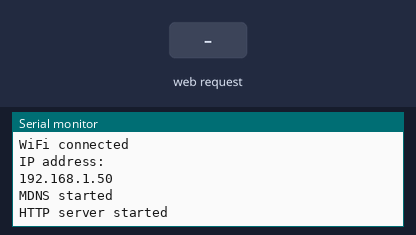
Simulated run of this sketch. Board: ESP8266 (NodeMCU). On the bench: the last lines printed to the serial monitor. Inputs (shaded band) come from the test bench. WiFi joins after 1.5 s; servers stay silent unless stated; EEPROM starts erased.

Above: at 2.7 s.
2.8 s: HTTP request GET /ON received
At 4.0 s:
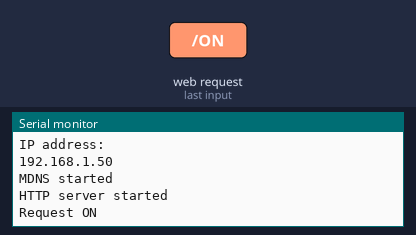
4.3 s: HTTP request GET /OFF received
At 5.4 s:
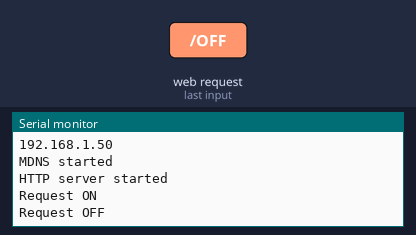

Measured:
- after the input at 2.8 s, the serial monitor: prints a new line at once (image 1)
- after the input at 4.3 s, the serial monitor: prints a new line at once (image 2)

The sketch:

termostat.ino
```cpp
#include <ESP8266WiFi.h>
#include <ESP8266WebServer.h>
#include <ESP8266mDNS.h>
#include <WiFiManager.h>
#include <DNSServer.h>
#include <OneWire.h>
#include <DallasTemperature.h>
#include <EEPROM.h>
#include <ArduinoOTA.h>

ESP8266WebServer server(80);
String temperatureGet;

#define ONEWIREBUS 0 // GPIO where the DS18B20 is connected to


// Setup a oneWire instance to communicate with any OneWire devices
OneWire oneWire(ONEWIREBUS);

// Pass our oneWire reference to Dallas Temperature sensor
DallasTemperature sensors(&oneWire);

byte temperature = 0;

//Handles http request
void handleRoot() {
  server.send(200, "text/html", "<!DOCTYPE html><html><head><style>form input {appearance: button;padding: 10px;height: 100px;width: 100px;text-decoration: none;color: initial;}</style></head><body><h2>Esp8266 Relay Control</h2><form action='/ON'><input type='submit' value='AC' /></form><form action='/OFF'><input type='submit' value='KAPAT' /></form></body></html>");
}


void initWFM(){
  WiFiManager wifiManager;
  wifiManager.autoConnect("termostat");
  Serial.println("connected... Network");
  }

void handleON() {

     server.send(200, "text/plain", "OK");
     Serial.println("Request ON");
}

void handleOFF(){

     server.send(200, "text/plain", "OK");
     Serial.println("Request OFF");
}

void handleTemp(){
  sensors.requestTemperatures();
  float temperatureC = sensors.getTempCByIndex(0);
  int tempCa = (int) temperatureC;
  server.send(200, "text/plain" , String(tempCa) );
  }

void handleTempSet(){

}

void setup() {
  initWFM();
  sensors.begin();
  Serial.begin(115200);
  EEPROM.begin(1);

  delay(10);

  Serial.println();

  while (WiFi.status() != WL_CONNECTED) {
    delay(500);
    Serial.print(".");
  }

  Serial.println("");
  Serial.println("WiFi connected");
  Serial.println("IP address: ");
  Serial.println(WiFi.localIP());   //You can get IP address assigned to ESP

  if (WiFi.status() == WL_CONNECTED) //If WiFi connected to hot spot then start mDNS
  {
    if (MDNS.begin("termostat")) {  //Start mDNS with name termostat
      Serial.println("MDNS started");
    }
  }

  ArduinoOTA.onStart([]() {
    String type;
    if (ArduinoOTA.getCommand() == U_FLASH) {
      type = "sketch";
    } else { // U_FS
      type = "filesystem";
    }

    // NOTE: if updating FS this would be the place to unmount FS using FS.end()
    Serial.println("Start updating " + type);
  });
  ArduinoOTA.onEnd([]() {
    Serial.println("\nEnd");
  });
  ArduinoOTA.onProgress([](unsigned int progress, unsigned int total) {
    Serial.printf("Progress: %u%%\r", (progress / (total / 100)));
  });
  ArduinoOTA.onError([](ota_error_t error) {
    Serial.printf("Error[%u]: ", error);
    if (error == OTA_AUTH_ERROR) {
      Serial.println("Auth Failed");
    } else if (error == OTA_BEGIN_ERROR) {
      Serial.println("Begin Failed");
    } else if (error == OTA_CONNECT_ERROR) {
      Serial.println("Connect Failed");
    } else if (error == OTA_RECEIVE_ERROR) {
      Serial.println("Receive Failed");
    } else if (error == OTA_END_ERROR) {
      Serial.println("End Failed");
    }
  });
  ArduinoOTA.begin();

  server.on("/", HTTP_GET, handleRoot);  //Associate handler function to path
  server.on("/ON", HTTP_GET, handleON);
  server.on("/OFF",HTTP_GET,handleOFF);
  server.on("/TEMP",HTTP_GET,handleTemp);
  server.on("/TEMPSET",handleTempSet);
  server.begin();                           //Start server
  Serial.println("HTTP server started");
  MDNS.addService("http", "tcp", 80);
}

// the loop function runs over and over again forever
void loop() {
  server.handleClient();
  MDNS.update();
  ArduinoOTA.handle();
}
```
